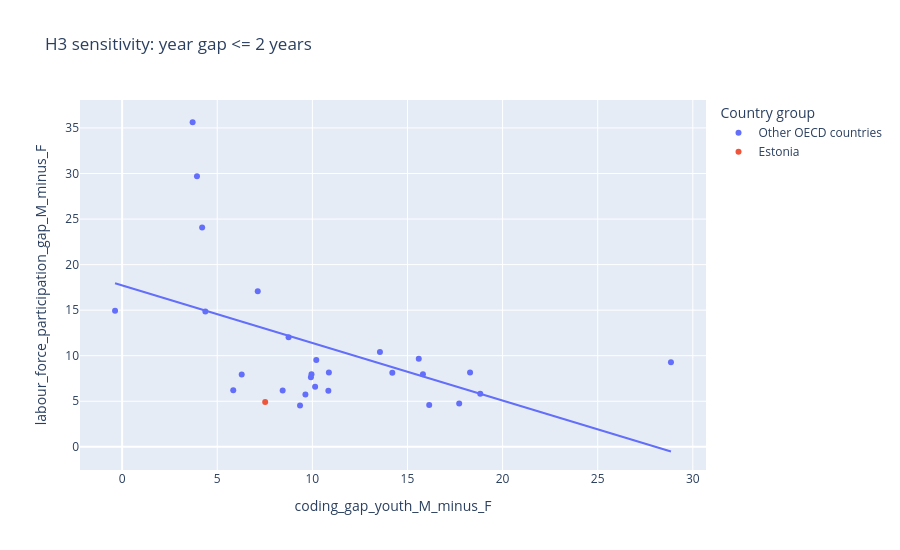

Notebook code cell kept with this figure:
### Code cell
fig = px.scatter(
    h3_year_gap_le_2,
    x=h3["x"],
    y=h3["y"],
    hover_name="REF_AREA",
    color=np.where(
        h3_year_gap_le_2["REF_AREA"] == "EST",
        "Estonia",
        "Other OECD countries"
    ),
    trendline="ols",
    title="H3 sensitivity: year gap <= 2 years",
)

fig.update_layout(
    height=550,
    legend_title_text="Country group",
)

fig.show()

### Figure 1 — Plotly figure (JSON) as saved in the notebook; plotly's stock layout.template omitted (floating-point values rounded to 4 significant figures)
{"data": [{"hovertemplate": "<b>%{hovertext}</b><br><br>color=Other OECD countries<br>coding_gap_youth_M_minus_F=%{x}<br>labour_force_participation_gap_M_minus_F=%{y}<extra></extra>", "hovertext": ["AUT", "BEL", "CHE", "COL", "CZE", "DEU", "DNK", "ESP", "FIN", "FRA", "GRC", "HUN", "IRL", "ITA", "KOR", "LTU", "LUX", "LVA", "MEX", "NLD", "NOR", "POL", "PRT", "SVK", "SVN", "SWE", "TUR"], "legendgroup": "Other OECD countries", "marker": {"color": "#636efa", "symbol": "circle"}, "mode": "markers", "name": "Other OECD countries", "orientation": "v", "showlegend": true, "type": "scatter", "x": [10.87, 9.955, 9.924, 4.207, 15.59, 6.287, 14.2, 18.29, 16.14, 5.841, -0.3714, 13.55, 28.85, 7.13, 4.376, 9.352, 8.439, 9.635, 3.935, 15.81, 10.84, 8.75, 18.83, 10.21, 10.15, 17.72, 3.707], "xaxis": "x", "y": [8.144, 7.97, 7.639, 24.08, 9.655, 7.929, 8.131, 8.156, 4.591, 6.198, 14.94, 10.41, 9.274, 17.06, 14.85, 4.539, 6.17, 5.73, 29.69, 7.967, 6.151, 12.04, 5.822, 9.535, 6.6, 4.742, 35.63], "yaxis": "y"}, {"hovertemplate": "<b>OLS trendline</b><br>labour_force_participation_gap_M_minus_F = -0.631848 * coding_gap_youth_M_minus_F + 17.7141<br>R<sup>2</sup>=0.253107<br><br>color=Other OECD countries<br>coding_gap_youth_M_minus_F=%{x}<br>labour_force_participation_gap_M_minus_F=%{y} <b>(trend)</b><extra></extra>", "legendgroup": "Other OECD countries", "marker": {"color": "#636efa", "symbol": "circle"}, "mode": "lines", "name": "Other OECD countries", "showlegend": false, "type": "scatter", "x": [-0.3714, 3.707, 3.935, 4.207, 4.376, 5.841, 6.287, 7.13, 8.439, 8.75, 9.352, 9.635, 9.924, 9.955, 10.15, 10.21, 10.84, 10.87, 13.55, 14.2, 15.59, 15.81, 16.14, 17.72, 18.29, 18.83, 28.85], "xaxis": "x", "y": [17.95, 15.37, 15.23, 15.06, 14.95, 14.02, 13.74, 13.21, 12.38, 12.19, 11.81, 11.63, 11.44, 11.42, 11.3, 11.26, 10.86, 10.85, 9.151, 8.739, 7.862, 7.723, 7.514, 6.518, 6.157, 5.819, -0.5145], "yaxis": "y"}, {"hovertemplate": "<b>%{hovertext}</b><br><br>color=Estonia<br>coding_gap_youth_M_minus_F=%{x}<br>labour_force_participation_gap_M_minus_F=%{y}<extra></extra>", "hovertext": ["EST"], "legendgroup": "Estonia", "marker": {"color": "#EF553B", "symbol": "circle"}, "mode": "markers", "name": "Estonia", "orientation": "v", "showlegend": true, "type": "scatter", "x": [7.521], "xaxis": "x", "y": [4.924], "yaxis": "y"}, {"hovertemplate": "color=Estonia<extra></extra>", "legendgroup": "Estonia", "marker": {"color": "#EF553B", "symbol": "circle"}, "mode": "lines", "name": "Estonia", "showlegend": false, "type": "scatter", "xaxis": "x", "yaxis": "y"}], "layout": {"height": 550, "legend": {"title": {"text": "Country group"}, "tracegroupgap": 0}, "title": {"text": "H3 sensitivity: year gap <= 2 years"}, "xaxis": {"anchor": "y", "domain": [0.0, 1.0], "title": {"text": "coding_gap_youth_M_minus_F"}}, "yaxis": {"anchor": "x", "domain": [0.0, 1.0], "title": {"text": "labour_force_participation_gap_M_minus_F"}}}}
